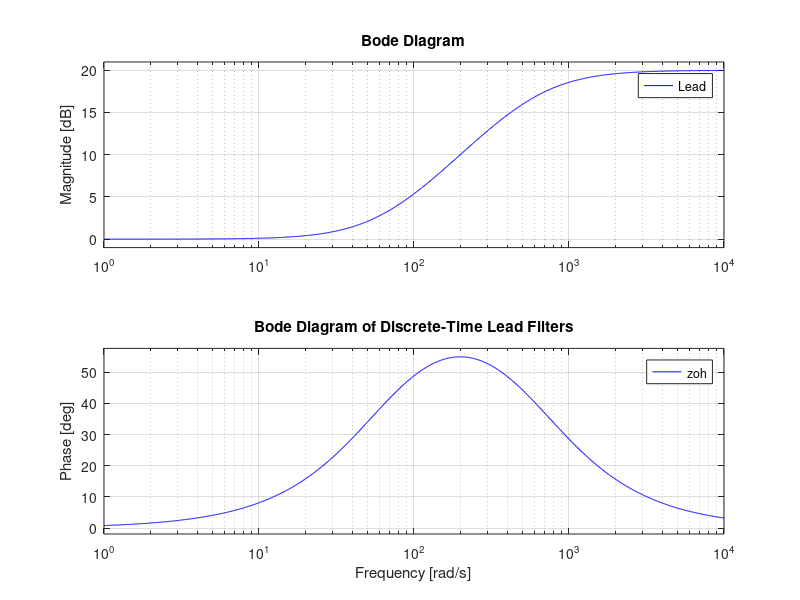
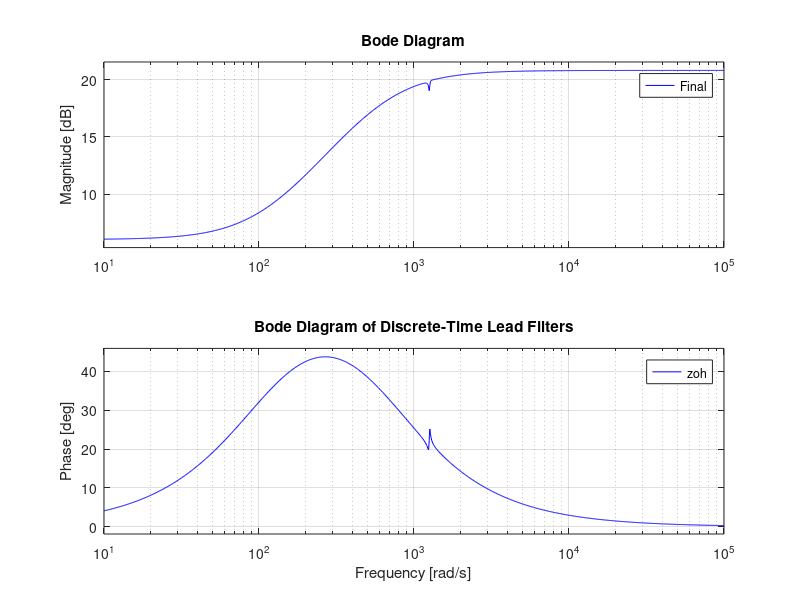

Source code (MATLAB) for these figures, in order:
% a) Lead filter
s = tf('s');
f1 = 10; % 40 Hz
f2 = 100;

Lead = ((1/(2*pi*f1))*s+1)/((1/(2*pi*f2))*s+1);

% Sampling frequency
fs = 500; % Hz
Ts = 1/fs;

% Discretize the lead filter using different methods
methods = {'zoh', 'foh', 'tustin', 'prewarp', 'matched'};

figure;
hold on;
for i = 1:length(methods)
    if strcmp(methods{i}, 'prewarp')
        % Choose the critical frequency based on your requirements
        fc = 500;% Specify the critical frequency here
        syszoh = c2d(Lead, Ts, methods{i}, fc);
    else
        syszoh = c2d(Lead, Ts, methods{i});
    end
    bode(syszoh);
end
bode(Lead, 'b'); % Plot the continuous-time lead filter in blue
legend(methods{:}, 'Continuous-Time');
title('Bode Diagram of Discrete-Time Lead Filters');
hold off;


%% b) Adding a Notch filter 
s = tf('s');
f1 = 200; % Hz
f2 = 200; % Hz (same as f_notch)
beta1 = 0.0005;
beta2 = 0.01;

C = ((1/(2*pi*f1)^2)*s^2 + (2*beta1/(2*pi*f1))*s + 1) / ((1/(2*pi*f2)^2)*s^2 + (2*beta2/(2*pi*f2))*s + 1);

Final = Lead + C;

% Sampling frequency
fs = 1000; % Hz
Ts = 1/fs;

% Discretize the lead filter using different methods
methods = {'zoh', 'foh', 'tustin', 'prewarp', 'matched'};

figure;
hold on;
for i = 1:length(methods)
    if strcmp(methods{i}, 'prewarp')
        % Choose the critical frequency based on your requirements
        fc = 500;% Specify the critical frequency here
        syszoh = c2d(Final, Ts, methods{i}, fc);
    else
        syszoh = c2d(Final, Ts, methods{i});
    end
    bode(syszoh);
end
bode(Final, 'b'); % Plot the continuous-time lead filter in blue
legend(methods{:}, 'Continuous-Time');
title('Bode Diagram of Discrete-Time Lead Filters');
hold off;

%% c) 
